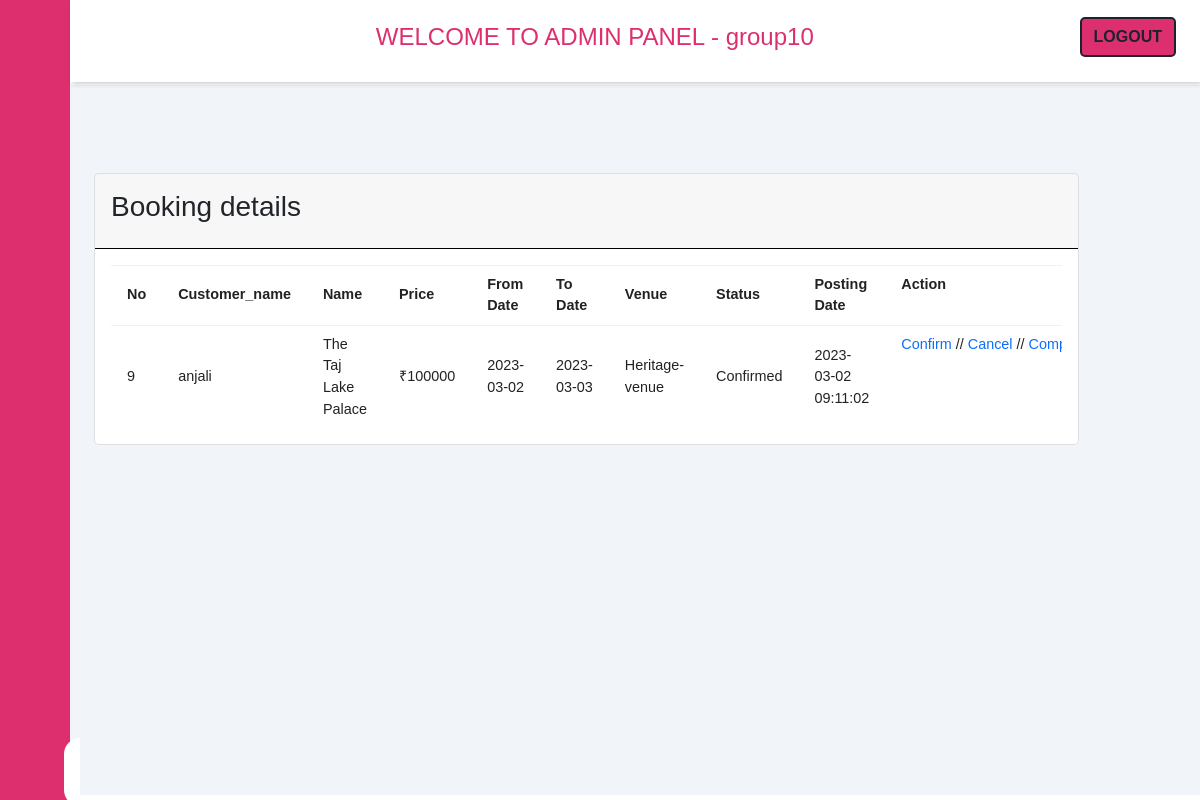
Screenshot of /admin/booking.php (signed in) with the database file from the repository.
### tables this page shows
CREATE TABLE `booking_tbl` (
  `book_id` int(5) NOT NULL,
  `cust_email` varchar(50) NOT NULL,
  `dest_id` int(5) NOT NULL,
  `from_date` date NOT NULL,
  `to_date` date NOT NULL,
  `book_venue` varchar(20) NOT NULL,
  `status` int(1) NOT NULL,
  `posting_date` timestamp NOT NULL DEFAULT current_timestamp() ON UPDATE current_timestamp()
);

CREATE TABLE `cust_tbl` (
  `cust_id` int(5) NOT NULL,
  `cust_name` varchar(30) NOT NULL,
  `address` text NOT NULL,
  `country` varchar(30) NOT NULL,
  `state` varchar(30) NOT NULL,
  `city` varchar(30) NOT NULL,
  `phoneno` bigint(10) NOT NULL,
  `email` varchar(50) NOT NULL,
  `pincode` int(6) NOT NULL,
  `password` varchar(100) NOT NULL
);

CREATE TABLE `dest_tbl` (
  `dest_id` int(5) NOT NULL,
  `dest_name` varchar(30) NOT NULL,
  `dest_detail` text NOT NULL,
  `dest_img` varchar(2000) NOT NULL,
  `dest_price` int(6) NOT NULL
);

### admin/booking.php (the view, shortened to what this page needs)
<!DOCTYPE html>
<html lang="en">
<head>
    <link href="https://cdn.jsdelivr.net/npm/bootstrap@5.0.2/dist/css/bootstrap.min.css" rel="stylesheet">
    <link rel="stylesheet" href="../css/adminpanel.css?v=<?php echo time(); ?>">
    <link rel="stylesheet" href="https://maxst.icons8.com/vue-static/landings/line-awesome/line-awesome/1.3.0/css/line-awesome.min.css">
</head>
<body>
<?php require('adminpanel.php'); ?>
<div class="main-content">
<main>
<div class="recent-grid">
        <div class="projects">
            <div class="card">
                <div class="card-header">
                    <h3>Booking details</h3>
                </div>
                <div class="card-body">
                  <div class="table-responsive">
                    <form action="" method="POST" enctype="multipart/form-data">
                    <table width="100%">
                        <thead>
                            <tr>
                                <th>No</th>
                                <th>Customer_name</th>
                                <th>Name</th>
                                <th>Price</th>
                                <th>From Date</th>
                                <th>To Date</th>
                                <th>Venue</th>
                                <th>Status</th>
                                <th>Posting<br>Date</th>
                                <th>Action</th>
                            </tr>
                        </thead>
                        <tbody>
                        <?php
                            $query = "SELECT dest_tbl.dest_id as dest_id,dest_tbl.dest_img,dest_tbl.dest_name,dest_tbl.dest_price,cust_tbl.cust_id as cust_id,cust_tbl.cust_name,booking_tbl.book_id as book_id,booking_tbl.from_date,booking_tbl.to_date,booking_tbl.book_venue,booking_tbl.status,booking_tbl.posting_date from booking_tbl join dest_tbl on booking_tbl.dest_id=dest_tbl.dest_id join cust_tbl on booking_tbl.cust_email=cust_tbl.email";
                            $query_run = mysqli_query($conn,$query);
                            while($row = mysqli_fetch_array($query_run))
                            {
                                ?>
                                    <tr>
                                        <td><?=$row['book_id'];?></td>
                                        <td><?=$row['cust_name'];?></td>
                                        <td><?=$row['dest_name'];?></td>
                                        <td>₹<?=$row['dest_price'];?></td>
                                        <td><?=$row['from_date'];?></td>
                                        <td><?=$row['to_date'];?></td>
                                        <td><?=$row['book_venue'];?></td>
                                        <td><?php
if($row['status']==0)
{
echo htmlentities('Not Confirmed yet');
} else if ($row['status']==1) {
echo htmlentities('Confirmed');
}
										?></td>
                                        <td><?=$row['posting_date'];?></td>
                                        <td class="confirm"><a href="booking.php?cmid=<?=$row['book_id'];?>" onclick="return confirm('Do you really want to Confirm this booking')">Confirm</a>&nbsp;//&nbsp;
                                        <a href="booking.php?cnid=<?=$row['book_id'];?>" onclick="return confirm('Do you really want to Cancle this booking')"> Cancel</a>&nbsp;//&nbsp;
                                        <a href="booking.php?coid=<?=$row['book_id'];?>" onclick="return confirm('Do you really want to Complete this booking')"> Complete</td>
                                    </tr>
                                <?php
                            }
                            ?>
                        </tbody>
                    </table>
                    </form>
                  </div>
                </div>
            </div>
        </div>
    </div>
</main>
</div>
</body>
</html>

### css/adminpanel.css (style rules this page uses)
:root { --main-color: #DD2F6E; --color-dark: #1D2231; --text-grey: #8390A2; }
* { padding: 0; margin: 0; box-sizing: border-box; list-style-type: none; text-decoration: none; font-family: 'Poppins', sans-serif; }
.main-content { transition: margin-left 300ms; margin-left: 345px; }
main { margin-top: 85px; padding: 2rem 1.5rem; background: #f1f5f9; min-height: calc(100vh - 90px); }
.recent-grid { margin-top: 3.5rem; display: grid; grid-gap: 2rem; grid-template-columns: 91% auto; }
.card { background: #fff; border-radius: 5px; }
.card-header, .card-body { padding: 1rem; }
.card-header { display: flex; justify-content: space-between; align-items: center; border-bottom: 1px solid black; }
table { border-collapse: collapse; }
thead tr { border-top: 1px solid #f0f0f0; border-bottom: 1px solid #f0f0f0; }
thead th, thead td { font-weight: 700; }
th, td { padding: .5rem 1rem; font-size: .9rem; color: #222; }
tr td:last-child, tr th:last-child { display: flex; align-items: center; }
.table-responsive { width: 100%; overflow-x: auto; }
@media only screen and (max-width: 1200px) { .main-content { margin-left: 70px; } }
.confirm a { text-decoration: none; }

### rows the page displays
booking_tbl: book_id "9", cust_tbl.cust_name "anjali", dest.dest_name "The Taj Lake Palace", dest.dest_price "100000", from_date "2023-03-02", to_date "2023-03-03", book_venue "Heritage-venue", posting_date "2023-03-02 09:11:02"

### other values shown
$_SESSION['adminloginid'] "group10"
